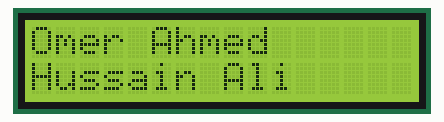
This sketch was run on a simulated Arduino Uno, built with avr-gcc and run on an emulated ATmega328P. Shown: 16×2 character LCD.

Above: at 0.1 s.
At 1.1 s:
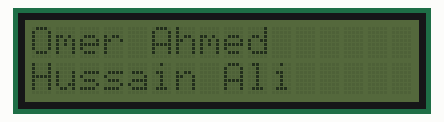

Measured:
- what the display in image 1 shows lasts 1.0 s, from 1.1 s to 2.1 s

The sketch:

LCD16x2_1.ino
```cpp
#include<Wire.h>
#include <LiquidCrystal_I2C.h>


LiquidCrystal_I2C lcd(0x27,2,1,0,4,5,6,7,3,POSITIVE);

void setup() {
  lcd.begin(16,2);

}

void loop() {
  lcd.setBacklight(HIGH);
  lcd.setCursor(0,0);
  lcd.print("Omer Ahmed");
  lcd.setCursor(0,1);
  lcd.print("Hussain Ali");
  delay(1000);
  lcd.setBacklight(LOW);
  delay(1000);
}
```
